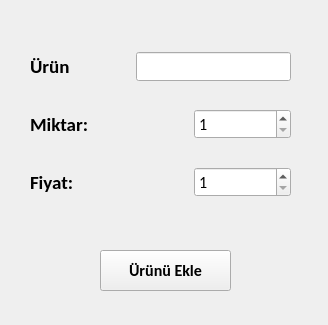
<?xml version="1.0" encoding="UTF-8"?>
<ui version="4.0">
 <class>Form</class>
 <widget class="QWidget" name="Form">
  <property name="geometry">
   <rect>
    <x>0</x>
    <y>0</y>
    <width>328</width>
    <height>325</height>
   </rect>
  </property>
  <property name="windowTitle">
   <string>Ürün Ekle</string>
  </property>
  <widget class="QWidget" name="verticalLayoutWidget">
   <property name="geometry">
    <rect>
     <x>30</x>
     <y>30</y>
     <width>261</width>
     <height>191</height>
    </rect>
   </property>
   <layout class="QVBoxLayout" name="verticalLayout">
    <item>
     <layout class="QHBoxLayout" name="horizontalLayout_4">
      <item>
       <widget class="QLabel" name="label_6">
        <property name="font">
         <font>
          <family>Calibri</family>
          <pointsize>14</pointsize>
          <weight>75</weight>
          <bold>true</bold>
         </font>
        </property>
        <property name="text">
         <string>Ürün</string>
        </property>
       </widget>
      </item>
      <item>
       <spacer name="horizontalSpacer">
        <property name="orientation">
         <enum>Qt::Horizontal</enum>
        </property>
        <property name="sizeType">
         <enum>QSizePolicy::Fixed</enum>
        </property>
        <property name="sizeHint" stdset="0">
         <size>
          <width>60</width>
          <height>20</height>
         </size>
        </property>
       </spacer>
      </item>
      <item>
       <widget class="QLineEdit" name="urunline">
        <property name="font">
         <font>
          <family>Calibri</family>
          <pointsize>12</pointsize>
          <weight>50</weight>
          <bold>false</bold>
         </font>
        </property>
       </widget>
      </item>
     </layout>
    </item>
    <item>
     <layout class="QHBoxLayout" name="horizontalLayout_2">
      <item>
       <widget class="QLabel" name="label_4">
        <property name="font">
         <font>
          <family>Calibri</family>
          <pointsize>14</pointsize>
          <weight>75</weight>
          <bold>true</bold>
         </font>
        </property>
        <property name="text">
         <string>Miktar:</string>
        </property>
       </widget>
      </item>
      <item>
       <spacer name="horizontalSpacer_3">
        <property name="orientation">
         <enum>Qt::Horizontal</enum>
        </property>
        <property name="sizeType">
         <enum>QSizePolicy::Fixed</enum>
        </property>
        <property name="sizeHint" stdset="0">
         <size>
          <width>60</width>
          <height>20</height>
         </size>
        </property>
       </spacer>
      </item>
      <item>
       <widget class="QSpinBox" name="miktarBox">
        <property name="font">
         <font>
          <family>Calibri</family>
          <pointsize>12</pointsize>
         </font>
        </property>
        <property name="minimum">
         <number>1</number>
        </property>
        <property name="maximum">
         <number>10000</number>
        </property>
       </widget>
      </item>
     </layout>
    </item>
    <item>
     <layout class="QHBoxLayout" name="horizontalLayout">
      <item>
       <widget class="QLabel" name="label_2">
        <property name="font">
         <font>
          <family>Calibri</family>
          <pointsize>14</pointsize>
          <weight>75</weight>
          <bold>true</bold>
         </font>
        </property>
        <property name="text">
         <string>Fiyat:</string>
        </property>
       </widget>
      </item>
      <item>
       <spacer name="horizontalSpacer_2">
        <property name="orientation">
         <enum>Qt::Horizontal</enum>
        </property>
        <property name="sizeType">
         <enum>QSizePolicy::Fixed</enum>
        </property>
        <property name="sizeHint" stdset="0">
         <size>
          <width>60</width>
          <height>20</height>
         </size>
        </property>
       </spacer>
      </item>
      <item>
       <widget class="QSpinBox" name="fiyatbox">
        <property name="font">
         <font>
          <family>Calibri</family>
          <pointsize>12</pointsize>
         </font>
        </property>
        <property name="minimum">
         <number>1</number>
        </property>
        <property name="maximum">
         <number>100000</number>
        </property>
       </widget>
      </item>
     </layout>
    </item>
   </layout>
  </widget>
  <widget class="QPushButton" name="ekleButon">
   <property name="geometry">
    <rect>
     <x>100</x>
     <y>250</y>
     <width>131</width>
     <height>41</height>
    </rect>
   </property>
   <property name="font">
    <font>
     <family>Calibri</family>
     <pointsize>12</pointsize>
     <weight>75</weight>
     <bold>true</bold>
    </font>
   </property>
   <property name="text">
    <string>Ürünü Ekle</string>
   </property>
  </widget>
 </widget>
 <resources/>
 <connections/>
</ui>
